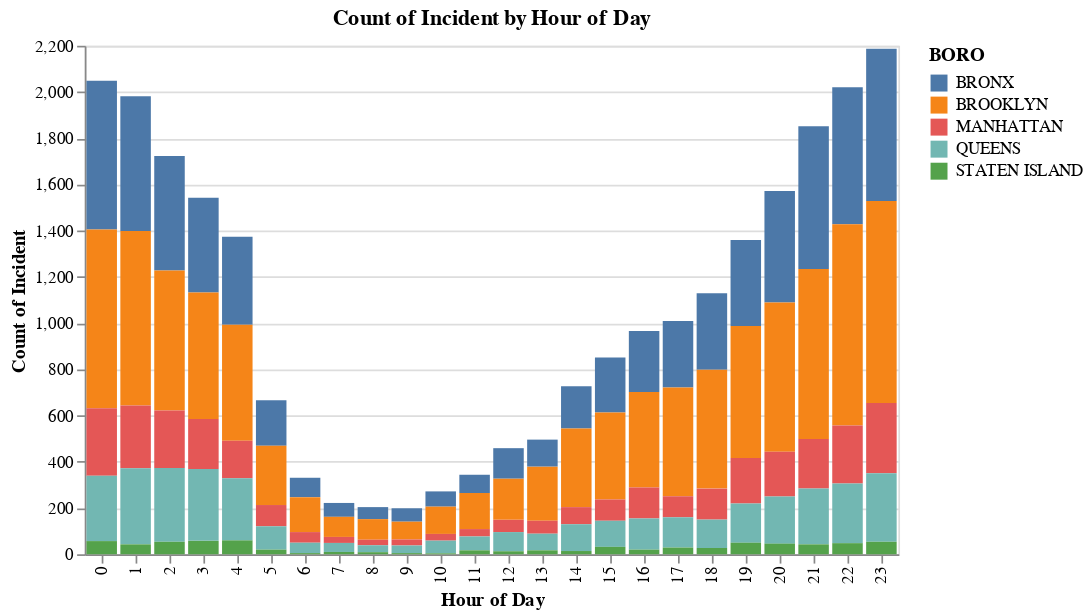

Write notebook code for a chart like this one.
### Markdown cell above
## Evaluation
A think-aloud study was performed for this visulization.

<b>Objective</b>:
The goal of this think-aloud study was to obtain direct feedback from users, understand their thought processes, and assess their ability to discover patterns and trends in the data visualization related to shooting incidents in New York City.

<b>Participants</b>
Three family members (B1, B2, B3) participated in the study.

<b>Introduction</b>
Participants were given a 10-15 minute introduction to the purpose of the study, the data used in the visualization, and the think-aloud method. They were encouraged to share their feelings and questions.

<b>Quesions</b>
Participants were asked to answer the following questions while thinking aloud:
- Do you notice any trends?
- Which borough do you think has the worst shooting incident situation?
- Which age group has the most victims?

<b>Findings</b>
- All three people quickly noticed that the time of day really matters for shootings in NYC. They saw that fewer incidents happen around 9 in the morning, and things get worse around midnight. 
- B1 and B2 figured out that Brooklyn has the most shootings, but they also realized it doesn't mean it's the worst borough because population density was not taken in count. When they checked out the incidents per million, they saw that the Bronx was actually the highest. B3 had a hard time seeing this because it wasn't clear that the line chart was the incident per million rate and they didn't check the tooltips. 
- All three people quickly figured out that that victims most frequently were in the 25-44 age group, and they selected different boroughs in the chart confirm the conclusion.

<b>After think-aloud session feedback</b>: 
- Change chart titles to be more descriptive
- Add labels for the radial chart for better readability

<b>Conclusion</b>:
The overall design of the visulization worked well. Participants were able to identify patterns and trends in the NYC shooting incident visualization and build understanding through interactions and tasks. In general, people can quickly and intuitively interact with the data. However, some parts of this visualizations could be improved. Besides more descrptive title and additional labels, we could also create separate incidents by borough count and incidents per million charts. 

<b>Implement Changes</b>: 
- Add titles for each chart
- Plot Incident by Borough and Incident per Million separately
- Add Age Group labels for Count of Incidents by Victim Age Group chart

## Revised Charts
Revised charts according to feedback.

### Code cell
dropdown = alt.binding_select (options=data['BORO'].unique(),name='Select a BORO:')
selection = alt.selection(type = 'single', fields=['BORO'], bind=dropdown)

Hour_of_Day=alt.Chart(data).mark_bar().encode(
    x = alt.X('Hour_of_Day:O', title='Hour of Day'),
    y = alt.Y('sum(Count_of_Incident):Q', title='Count of Incident'),
    color = alt.Color('BORO', scale=alt.Scale(scheme='tableau10')),
    #tooltip=['BORO', 'Hour_of_Day:O', alt.Tooltip('sum(Count_of_Incident):Q', title= 'Count of Incident')],
    opacity=alt.condition(selection,alt.value(1),alt.value(.2)),
    
).add_selection(selection).properties(title='Count of Incident by Hour of Day')
Hour_of_Day

### Figure 1 — Vega-Lite specification as saved in the notebook (floating-point values rounded to 4 significant figures; data arrays with more than 128 entries replaced by an {"elided": "..."} marker saying what was removed)
{"config": {"view": {"continuousWidth": 400, "continuousHeight": 300}}, "data": {"name": "data-6f649e9c9d8cfa5b709d3b7207557592"}, "mark": "bar", "encoding": {"color": {"field": "BORO", "scale": {"scheme": "tableau10"}, "type": "nominal"}, "opacity": {"condition": {"value": 1, "selection": "selector043"}, "value": 0.2}, "x": {"field": "Hour_of_Day", "title": "Hour of Day", "type": "ordinal"}, "y": {"aggregate": "sum", "field": "Count_of_Incident", "title": "Count of Incident", "type": "quantitative"}}, "selection": {"selector043": {"type": "single", "fields": ["BORO"], "bind": {"input": "select", "options": ["BRONX", "BROOKLYN", "MANHATTAN", "QUEENS", "STATEN ISLAND"], "name": "Select a BORO:"}}}, "title": "Count of Incident by Hour of Day", "$schema": "https://vega.github.io/schema/vega-lite/v4.17.0.json", "datasets": {"data-6f649e9c9d8cfa5b709d3b7207557592": {"elided": "533 records"}}}
